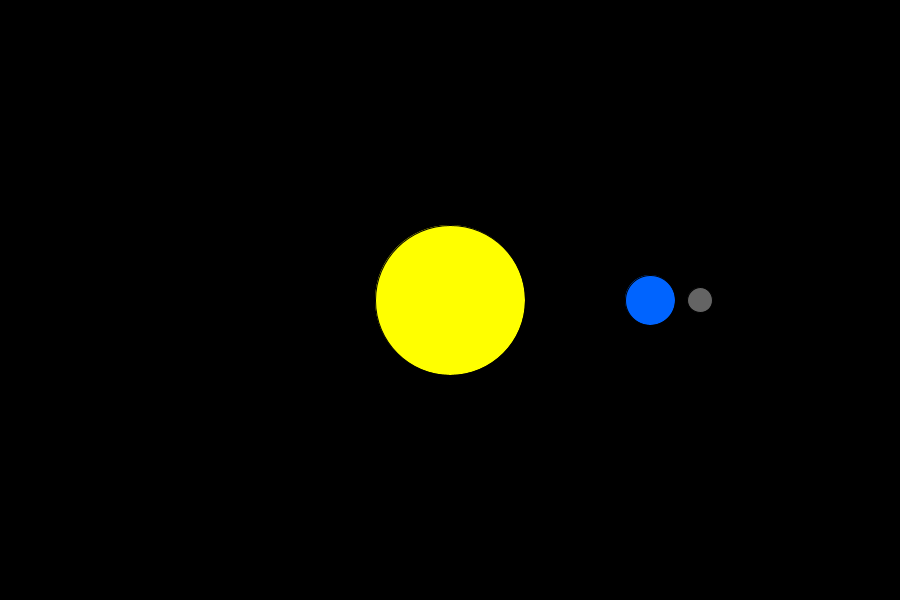
Frame 1 (no input)
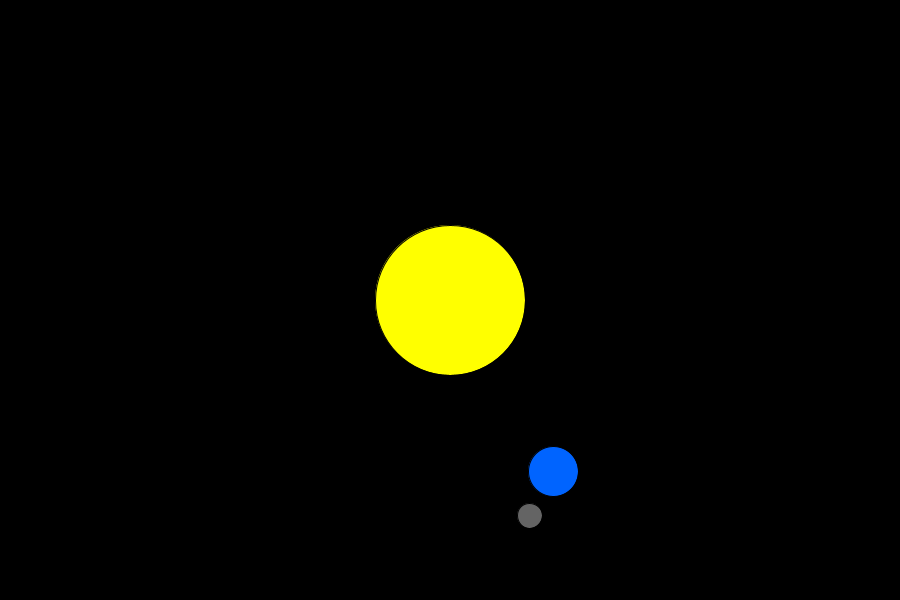
Frame 60 (the mouse pressed at the canvas centre just before this capture)
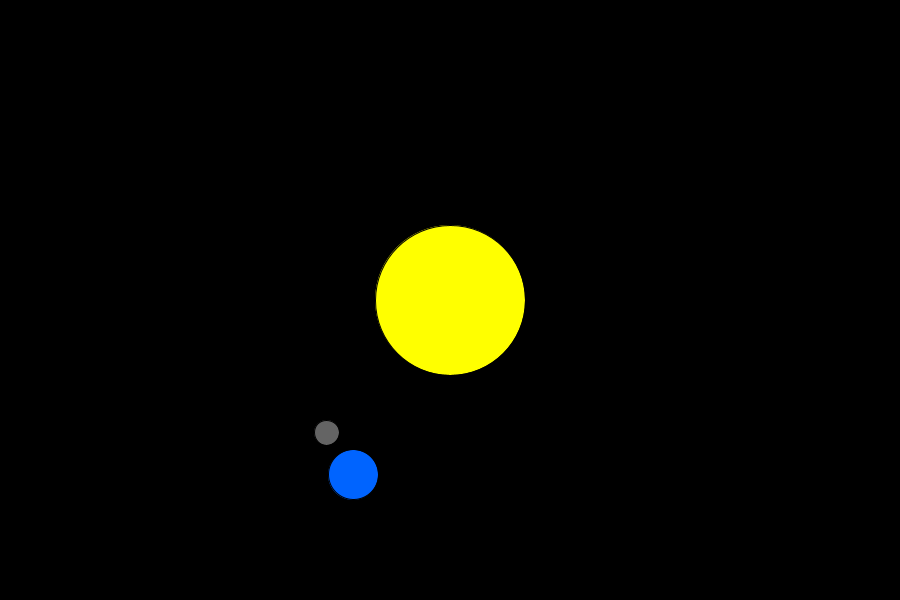
Frame 120 (the mouse held since frame 60 and released just before this capture)

The Processing sketch that drew these frames (run headless with seeded random() and noise(); from frame 60 on, the mouse is pressed at the canvas centre):

// Processing sketch: globe
// ── globe.pde
int theta =0;
float earthX=0;
float earthY=0;
float moonX=0;
float moonY=0;

void setup() {
  size(900, 600);
}

void draw() {
  background(0);
  fill(255, 255, 0);
  //sun
  ellipse(450, 300, 150, 150);


  //earth
  fill(0, 100, 255);
  earthX = 450+200*cos(radians(theta));
  earthY = 300+200*sin(radians(theta));
  ellipse(earthX, earthY, 50, 50);
  fill(100);
 //moon
  moonX = earthX+50*cos(radians(theta*2));
  moonY = earthY+50*sin(radians(theta*2));

  ellipse(moonX, moonY, 25, 25);


  theta++;
}
